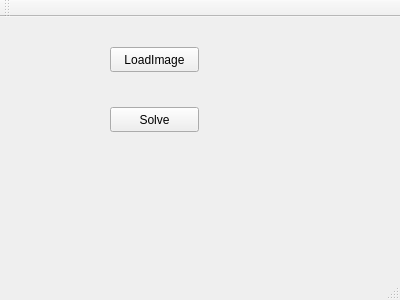
<?xml version="1.0" encoding="UTF-8"?>
<ui version="4.0">
 <class>MainWindow</class>
 <widget class="QMainWindow" name="MainWindow">
  <property name="geometry">
   <rect>
    <x>0</x>
    <y>0</y>
    <width>400</width>
    <height>300</height>
   </rect>
  </property>
  <property name="windowTitle">
   <string>MainWindow</string>
  </property>
  <widget class="QWidget" name="centralWidget">
   <widget class="QPushButton" name="pushButtonLoadImage">
    <property name="geometry">
     <rect>
      <x>110</x>
      <y>30</y>
      <width>89</width>
      <height>25</height>
     </rect>
    </property>
    <property name="text">
     <string>LoadImage</string>
    </property>
   </widget>
   <widget class="QPushButton" name="pushButtonSolve">
    <property name="geometry">
     <rect>
      <x>110</x>
      <y>90</y>
      <width>89</width>
      <height>25</height>
     </rect>
    </property>
    <property name="text">
     <string>Solve</string>
    </property>
   </widget>
  </widget>
  <widget class="QMenuBar" name="menuBar">
   <property name="geometry">
    <rect>
     <x>0</x>
     <y>0</y>
     <width>400</width>
     <height>28</height>
    </rect>
   </property>
  </widget>
  <widget class="QToolBar" name="mainToolBar">
   <attribute name="toolBarArea">
    <enum>TopToolBarArea</enum>
   </attribute>
   <attribute name="toolBarBreak">
    <bool>false</bool>
   </attribute>
  </widget>
  <widget class="QStatusBar" name="statusBar"/>
 </widget>
 <layoutdefault spacing="6" margin="11"/>
 <resources/>
 <connections/>
</ui>
